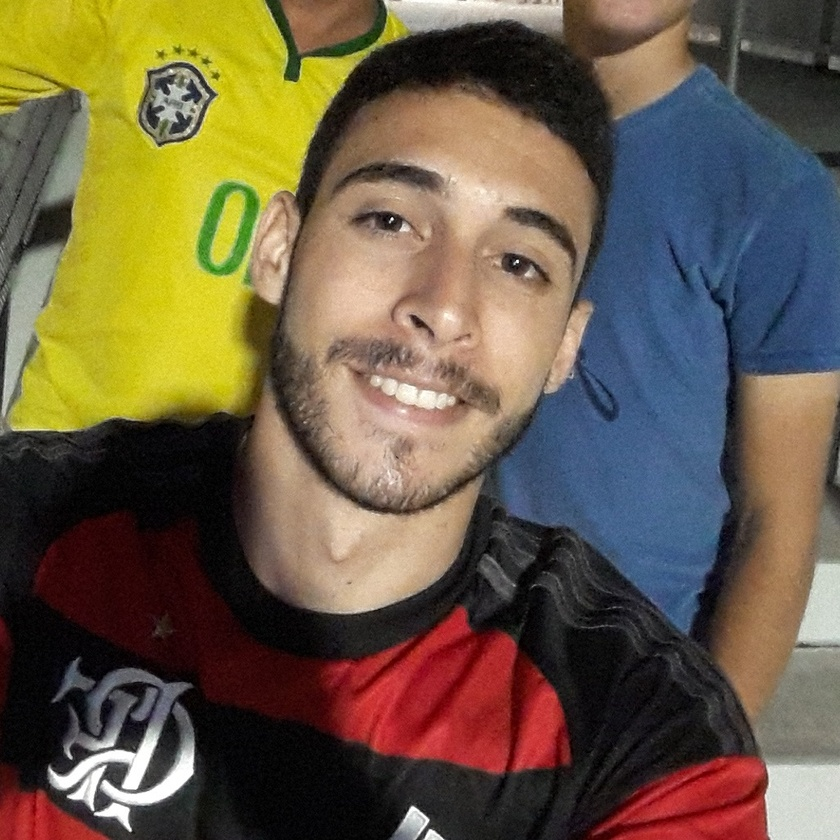
//> input picture disciplinas/pdi/unidade2/kmeans/imagens/elder.jpg, 840 x 840 px, shrunk from 1025 x 1025 before the run
$ ./canny ../kmeans/imagens/elder.jpg   (built with g++ and OpenCV 4)
//> lines starting //> are read from the running program, lines starting //| are printed output that depends on the picture
#include <iostream>
#include "opencv2/opencv.hpp"

using namespace std;
using namespace cv;

int top_slider = 10;
int top_slider_max = 200;

char TrackbarName[50];

Mat image, border;

void on_trackbar_canny(int, void*){
  Canny(image, border, top_slider, 3*top_slider);
  imshow("canny", border);
}

int main(int argc, char**argv){
  int width, height;

  image= imread(argv[1],CV_LOAD_IMAGE_GRAYSCALE);
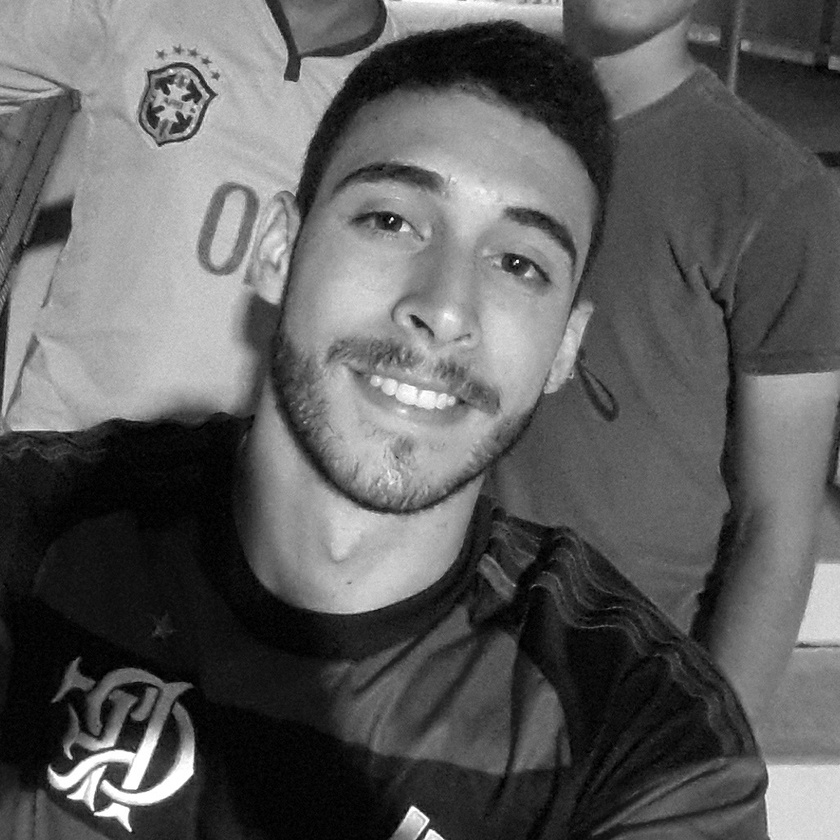
//> image: 840 rows x 840 cols, CV_8UC1; min 0, max 255, mean 93.9

  width=image.size().width;
//> width = 840
  height=image.size().height;
//> height = 840

  sprintf( TrackbarName, "Threshold inferior", top_slider_max );

  namedWindow("canny", WINDOW_AUTOSIZE);
  createTrackbar( TrackbarName, "canny",
                &top_slider,
                top_slider_max,
                on_trackbar_canny );

  on_trackbar_canny(top_slider, 0 );
//> in on_trackbar_canny, `Canny(image, border, top_slider, 3*top_slider);`:
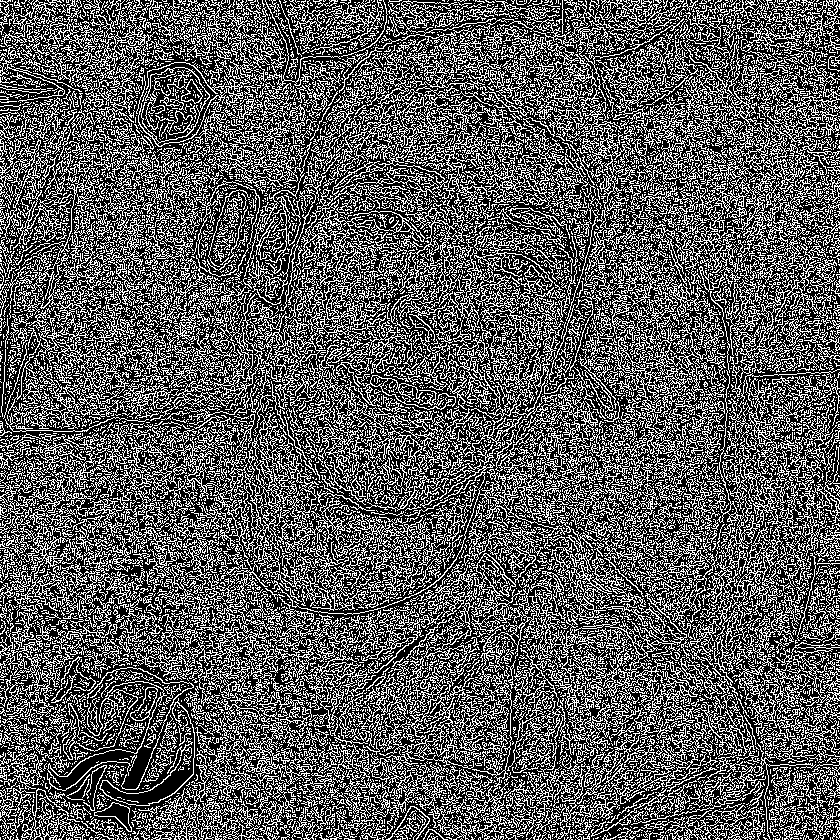
//> border: 840 rows x 840 cols, CV_8UC1; 35.5% white in thin lines or dots

  waitKey();
  imwrite("cannyborders.png", border);
  return 0;
}
